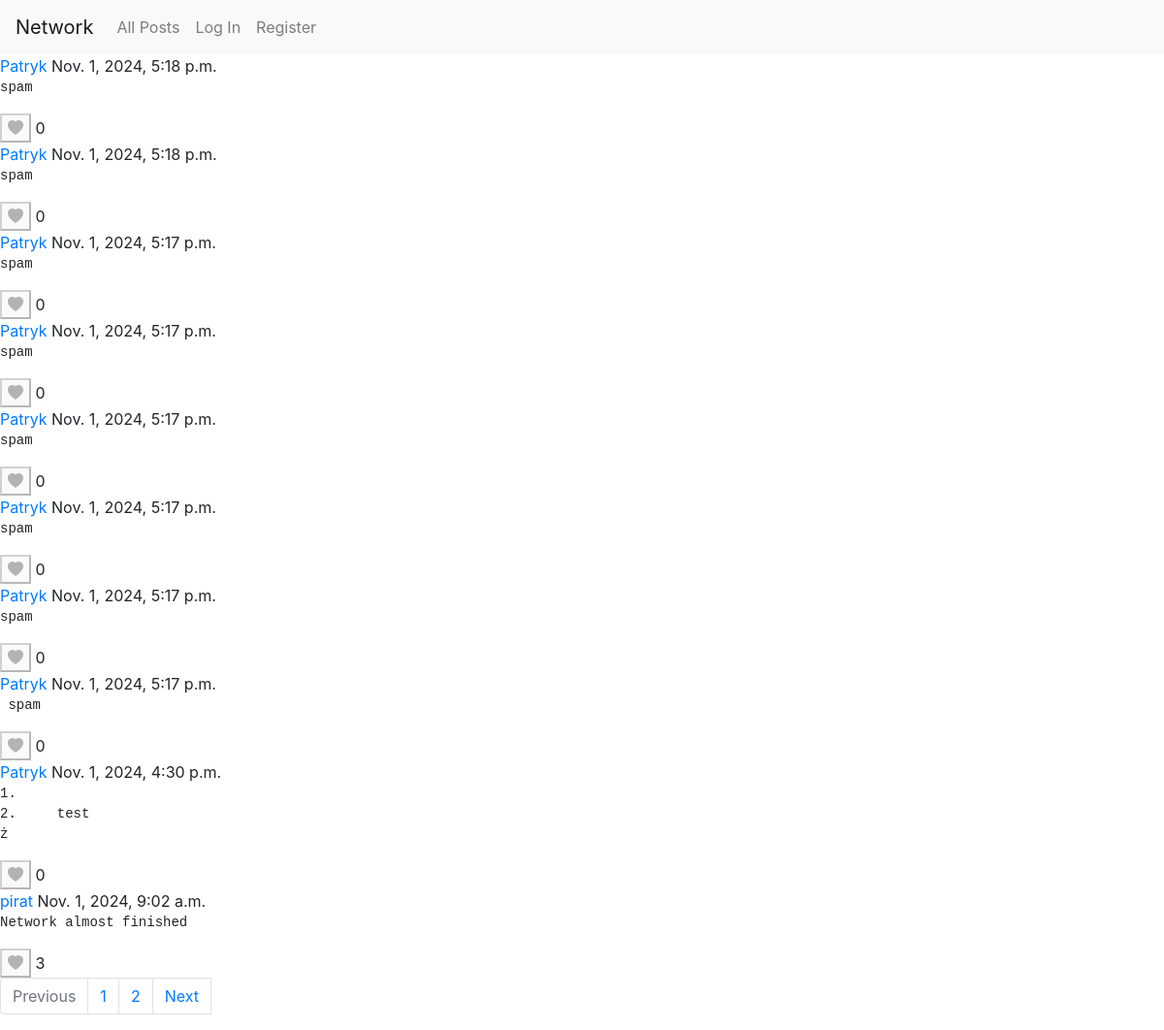
The page / on the database its author committed.
### network/models.py (models this page shows, shortened)
class Post(models.Model):
    user = models.ForeignKey(User, on_delete=models.CASCADE, related_name="posts")
    body = models.TextField(blank=True)
    timestamp = models.DateTimeField(auto_now_add=True)
    likes = models.ManyToManyField(User, blank=True, related_name="liked_posts")

class User(AbstractUser):
    following = models.ManyToManyField("self", symmetrical=False, related_name="followers")

### network/views.py (the view)
# urls.py: path("", views.index, name="index"),
def index(request):
    posts = Post.objects.all().order_by("-timestamp")
    paginator = Paginator(posts, 10)
    page_number = request.GET.get('page')
    page = paginator.get_page(page_number)
    return render(request, "network/index.html", {
        "paginator": paginator,
        "page_data": page
    })

### network/templates/network/index.html (shortened to what this page needs)
{% extends "network/layout.html" %}
{% load static %}
{% block body %}
<div class="feed">
    {% for post in page_data%}
    <div class="post" data-post-id="{{ post.id }}">
        <a href="{% url "user_profile" post.user.id %}">{{post.user}}</a>
        <span> {{post.timestamp}} </span>
        <pre>{{post.body}}</pre>
        {% if user.is_authenticated %}
            {% if user in post.likes.all %}
                <button class="like-btn" data-post-id="{{ post.id }}"><i class="bi bi-heart-fill"></i></button>
            {% else %}
                <button class="like-btn" data-post-id="{{ post.id }}"><i class="bi bi-heart"></i></button>
            {% endif %}
        {% else %}
        <button id="like-btn-disabled" class="like-btn" disabled ><i class="bi bi-heart-fill"></i></button>
        {% endif %}
        <span class="like-count" data-post-id="{{ post.id }}">{{ post.likes.count }}</span>
    </div>
    {% endfor %}
</div>
<ul class="pagination">
    {% if page_data.has_previous %}
        <a class="page-link" href="/?page={{page_data.previous_page_number}}">Previous</a>
    {% else %}
    <li class="page-item disabled">
        <a class="page-link" tabindex="-1">Previous</a>
    </li>
    {% endif %}
    {% for page in paginator.page_range %}
        <li class="page-item"><a class="page-link" href="/?page={{page}}">{{page}}</a></li>
    {% endfor %}
    {% if page_data.has_next %}
        <a class="page-link" id="next-page" href="/?page={{page_data.next_page_number}}">Next</a>
    {% else %}
        <li class="page-item disabled">
            <a class="page-link" >Next</a>
        </li>
    {% endif %}
</ul>
{% endblock %}

### network/static/network/styles.css (style rules this page uses)
button:disabled { position:relative; }
button:disabled::after { content:attr(data-tooltip); position: absolute; left: 120%; bottom: 10%; text-wrap:nowrap; border: 1px solid; border-radius: 10px; padding: 2px; background-color:rgb(236, 236, 118); opacity: 0; transition: opacity 0.8s; visibility: hidden; font-size: small; }

### rows shown on the page
Post: user "Patryk", timestamp "Nov. 1, 2024, 5:18 p.m.", body "spam", likes.count "0"
Post: user "Patryk", timestamp "Nov. 1, 2024, 5:18 p.m.", body "spam", likes.count "0"
Post: user "Patryk", timestamp "Nov. 1, 2024, 5:17 p.m.", body "spam", likes.count "0"
Post: user "Patryk", timestamp "Nov. 1, 2024, 5:17 p.m.", body "spam", likes.count "0"
Post: user "Patryk", timestamp "Nov. 1, 2024, 5:17 p.m.", body "spam", likes.count "0"
Post: user "Patryk", timestamp "Nov. 1, 2024, 5:17 p.m.", body "spam", likes.count "0"
Post: user "Patryk", timestamp "Nov. 1, 2024, 5:17 p.m.", body "spam", likes.count "0"
Post: user "Patryk", timestamp "Nov. 1, 2024, 5:17 p.m.", body "spam", likes.count "0"
Post: user "Patryk", timestamp "Nov. 1, 2024, 4:30 p.m.", body "1. 2. test ż", likes.count "0"
Post: user "pirat", timestamp "Nov. 1, 2024, 9:02 a.m.", body "Network almost finished", likes.count "3"

### other values the page prints
{{ page }} "1" "2"
